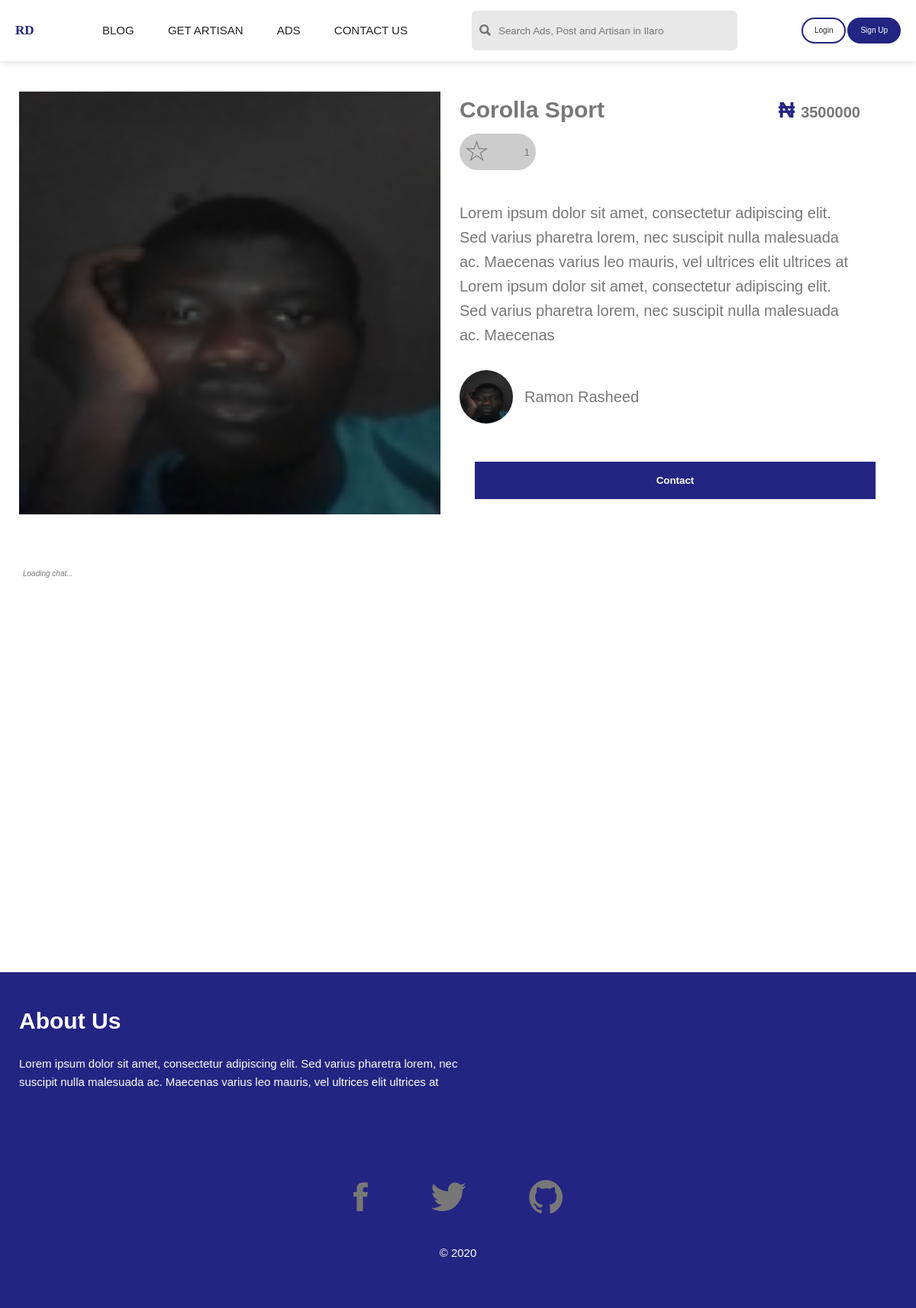
Before: /ads/e7500338-8b1c-4d89-b0fb-710207b4b720/ with the older database file.
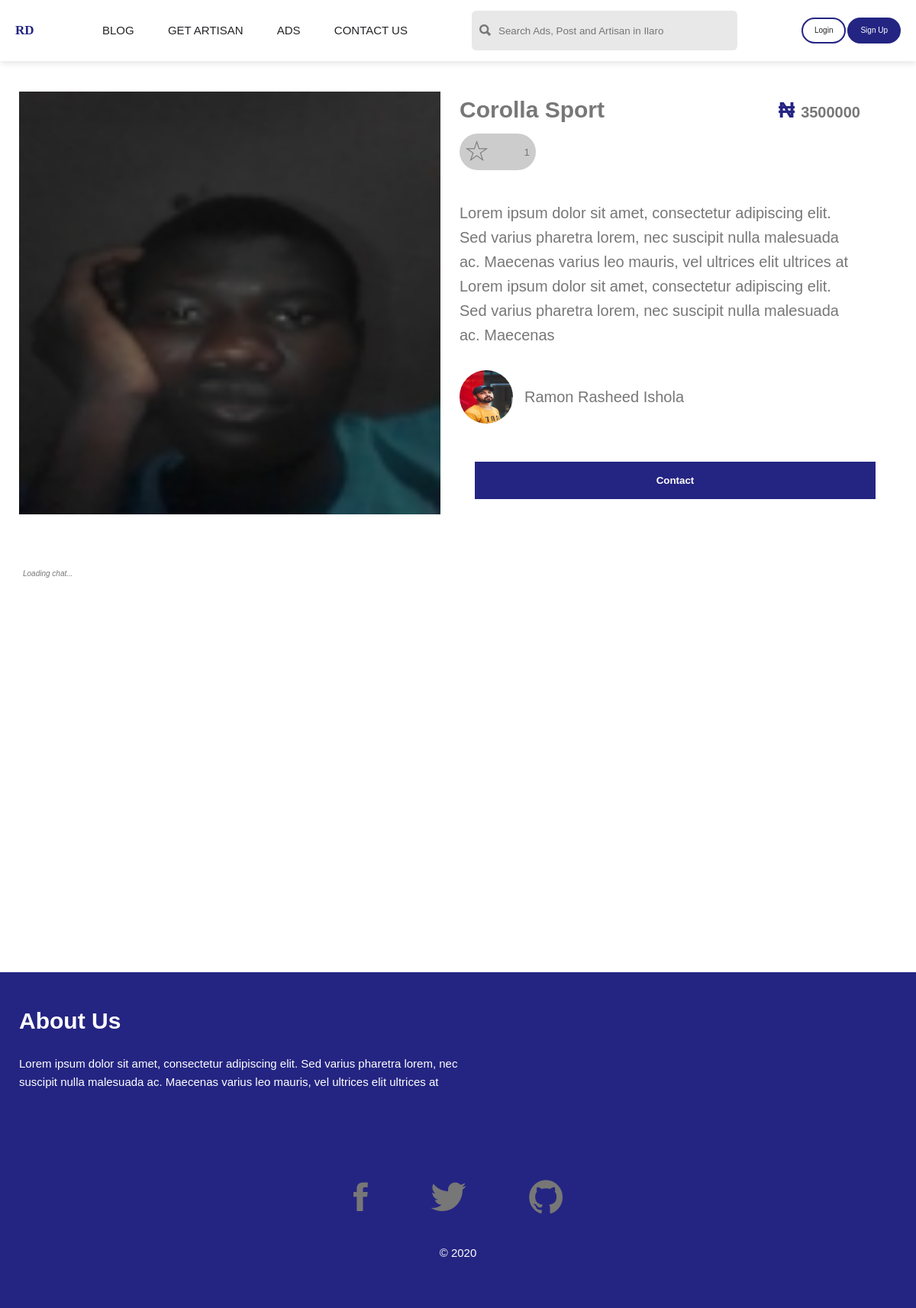
After: the same page with the newer database file.
### main/models.py (models this page shows, shortened)
class AdImage(models.Model):
    id = models.UUIDField(primary_key=True, default=uuid.uuid4, editable=False)
    ad = models.ForeignKey(Ad, on_delete=models.CASCADE)
    image = models.ImageField()

class Ad(models.Model):
    cat = [
        ('phones', 'Phones and Tablets'),
        ('computers', 'Computers and Accessories'),
        ('cars', 'Cars'),
        ('home', 'Home and Kicthen'),
        ('babies', 'Kids and Toys'),
        ('electronic', 'Electronics'),
    ]
    id = models.UUIDField(primary_key=True, default=uuid.uuid4, editable=False)
    user = models.ForeignKey(MyUser, on_delete=models.CASCADE)
    title = models.CharField(max_length=60)
    description = models.TextField(max_length=300)
    categories = models.CharField(max_length=300, choices=cat)
    location = models.CharField(max_length=100, default="Ilaro Ogun State")
    price = models.PositiveIntegerField()
    liked = models.ManyToManyField(
        MyUser, default=None, blank=True, related_name="liked")
    boosted = models.BooleanField(default=False)
    created_at = models.DateTimeField(auto_now_add=True)

### myAuth/models.py (models this page shows, shortened)
class MyUser(AbstractBaseUser):
    id = models.UUIDField(primary_key=True, default=uuid.uuid4, editable=False)
    email = models.EmailField(verbose_name="email", max_length=60, unique=True)
    date_joined = models.DateTimeField(
        verbose_name='date joined', auto_now_add=True)
    last_login = models.DateTimeField(verbose_name='last login', auto_now=True)
    is_admin = models.BooleanField(default=False)
    is_active = models.BooleanField(default=True)
    is_staff = models.BooleanField(default=False)
    is_superuser = models.BooleanField(default=False)
    fullname = models.CharField(max_length=60)
    phone = models.PositiveIntegerField()
    photo = models.ImageField(default="default.jpg")
    is_artisan = models.BooleanField(default=False)
    USERNAME_FIELD = 'email'
    REQUIRED_FIELDS = ['fullname', 'phone']
    objects = MyUserManager()

### main/views.py (the view)
# urls.py: path("ads/<str:id>/", ads_details_view, name="ads_details"),
def ads_details_view(request, id):
    ad = get_object_or_404(Ad, id=id)
    imgs = AdImage.objects.filter(ad=ad.id)
    context = {
        "ad": ad,
        "images": imgs
    }
    return render(request, 'ads/adsDetails.html', context)

### razboy/middwares.py (called while the page is built)
def open_access_middleware(get_response):
    def middleware(request):
        response = get_response(request)
        response["Access-Control-Allow-Origin"] = "*"
        response["Access-Control-Allow-Headers"] = "*"
        return response
    return middleware

### templates/ads/adsDetails.html (shortened to what this page needs)
{% extends 'base.html' %}
{% block r %}r{% endblock r %}
{% block content %}
<section class="details-container">
  <div class="details-images">
    <div class="image-view">
      <figure class="image-fig-view">
        <img class="img-view" src="{{ images.0.image.url }}" alt="Image 1" />
      </figure>
    </div>
  </div>
  <div class="details-info">
    <div class="details-top">
      <h3 class="details-title">{{ ad.title }}</h3>
      <p class="details-big">
        <span class="cur">&#8358;</span>
        <span class="price">
          {{ ad.price }}
        </span>
      </p>
    </div>
    <div class="details-body">
      <form action="{% url 'like_ad' ad.pk %}" method="POST">
        <button type="submit" name="ad_id" class="btn-like" value="{{ ad.id }}"
          style="border: none; background: #ccc; cursor: pointer; outline: none">
          <i class="ion-ios-star-outline"></i>
          <p class="likes-count">{{ ad.liked.count }}</p>
        </button>
      </form>
      <div class="details-des">
        <p class="text">
          {{ ad.description }}
        </p>
      </div>
    </div>
    <div class="details-bottom">
      <div class="seller-info">
        <img class="seller-img" src="{{ ad.user.photo.url }}" alt="" />
        <h5 class="seller-name">{{ ad.user.fullname }}</h5>
      </div>
      <button class="btn-chat" type="submit">Contact</button>
    </div>
  </div>
</section>
<div id="talkjs-container" style="width: 90%; margin: 30px; height: 500px">
  <i>Loading chat...</i>
</div>
{% endblock content %}

### templates/base.html (shortened to what this page needs)
{% load static %}
<!DOCTYPE html>
<html lang="en">
<head>
  <link href='https://api.mapbox.com/mapbox-gl-js/v1.12.0/mapbox-gl.css' rel='stylesheet' />
  <link rel="stylesheet" href="{% static 'css/ionicons.min.css' %}" />
  <link rel="stylesheet" href="{% static 'css/style.css' %}" />
</head>
<body>
  <div class="container{% block r %} Replace This {% endblock r %}">
    <nav class="navigation">
      <div class="logo-box">
        <a class="logo" href="{% url 'home' %}"> RD </a>
      </div>
      <div class="nav-links">
        <a class="links" href="{% url 'blogs' %}">Blog</a>
        <a class="links" href="{% url 'artisan' %}">Get Artisan</a>
        <a class="links" href="{% url 'ads' %}">Ads</a>
        <a class="links" href="#contact-section">Contact Us</a>
      </div>
      <form class="search-box" action="{% url 'search_view' %}">
        <i class="ion-search"></i>
        <input type="text" placeholder="Search Ads, Post and Artisan in Ilaro" name="query" />
      </form>
      {% if request.user.is_authenticated %}
      <div class="login-group">
        <a class="" style="font-size: 1.5rem; text-transform: uppercase; margin-right: 2rem;"
          href="{% url 'profile' %}">{{ request.user.get_name }}</a>
        <a class="" style="font-size: 1.5rem; text-transform: uppercase;" href="{% url 'logout' %}">Logout</a>
      </div>
      {% else %}
      <div class="nav-btn-group">
        <a class="nav-btn full" href="{% url 'login' %}">Login</a>
        <a class="nav-btn ghost" href="{% url 'register' %}">Sign Up</a>
      </div>
      {% endif %}
    </nav>
    {% block content %} Replace This {% endblock %}
    <footer class="footer">
      <div class="footer-box">
        <h2 class="footer-heading">About Us</h2>
        <p class="footer-text">
          Lorem ipsum dolor sit amet, consectetur adipiscing elit. Sed varius
          pharetra lorem, nec suscipit nulla malesuada ac. Maecenas varius leo
          mauris, vel ultrices elit ultrices at
        </p>
      </div>
      <div class="footer-bottom">
        <a class="social" href="#">
          <i class="ion-social-facebook"></i>
        </a>
        <a class="social" href="#">
          <i class="ion-social-twitter"></i>
        </a>
        <a class="social" href="#">
          <i class="ion-social-github"></i>
        </a>
      </div>
      <p class="footer-text copy">
        &copy;
      </p>
    </footer>
  </div>
</body>
</html>

### static/css/style.css (style rules this page uses)
button,a { cursor: pointer; }
html { font-size: 62.5%; }
body { font-size: 1rem; font-family: "Gill Sans", sans-serif; color: #777; line-height: 1.6; font-weight: 300; position: relative; }
.navigation { grid-column: 1/-1; display: flex; justify-content: space-between; align-items: center; padding: 0px 20px; height: 8rem; position: sticky; top: 0; left: 0; z-index: 9999; background-color: #fff; box-shadow: 0px 3px 8px rgba(0, 0, 0, 0.1) }
.logo-box { width: 3rem; }
.logo { color: #242582; font-size: 1.7rem; font-weight: 700; font-family: cursive; }
.nav-links { width: 40rem; display: flex; justify-content: space-between; }
.links { font-size: 1.5rem; color: #242528; font-weight: 400; text-transform: uppercase; position: relative; }
.links::after { display: block; content: ""; position: absolute; left: 0; bottom: -0.5rem; width: 0%; border-bottom: 2px solid #242528; transition: 0.3s; }
.nav-btn-group { width: 13rem; display: flex; justify-content: space-between; }
.nav-btn { padding: 0.7rem 1.5rem; color: #242528; font-size: 1rem; border: 2px solid #242582; border-radius: 20rem; }
.ghost { background-color: #242582; color: #fff; }
.search-box { width: 30%; background-color: #e8e8e8; display: flex; align-items: center; padding: 1rem; justify-content: space-between; border-radius: 6px; }
.search-box i { font-size: 200%; }
.search-box input { flex: 1; background-color: #e8e8e8; border: none; margin-left: 0.5rem; padding: 0.5rem; }
.footer { background-color: #242582; grid-column: 1/-1; padding: 4rem 2.5rem; color: #fff; }
.footer-box { width: 50%; }
.footer-heading { font-size: 3rem; color: #fff; margin-bottom: 2rem; }
.footer-text { font-size: 1.5rem; color: #fff; margin-bottom: 2rem; font-weight: 500; }
.footer-bottom { width: 60%; margin: 10rem auto; text-align: center; margin-bottom: 2rem; }
.social:not(:first-child) { margin-left: 2rem; }
.social i { font-size: 500%; color: #fff; font-weight: 700; padding: 3rem; }
.copy { text-align: center; }
.details-container { width: 100%; padding: 4rem 2.5rem; display: flex; align-items: stretch; }
.details-images { width: 48%; display: flex; align-items: center; justify-content: space-between; }
.image-view { width: 100%; align-self: stretch; }
.image-fig-view { width: 100%; height: 100%; }
.img-view { width: 100%; height: 100%; object-fit: cover; display: block; }
.details-info { padding: 0rem 2.5rem; width: 50%; }
.details-top { width: 100%; display: flex; justify-content: space-between; align-items: center; }
.details-title { font-size: 3rem; }
.details-big { font-weight: 700; justify-self: flex-end; }
.cur { font-size: 3rem; color: #242582; }
.price { font-size: 2rem; margin-left: 0.5rem; }
.details-body { margin-top: 0.7rem; width: 100%; }
.btn-like { padding: 0.5rem 0.8rem; display: flex; justify-content: space-between; border-radius: 200px; align-items: center; width: 10rem; background-color: #f7f7f7; }
.btn-like i { font-size: 250%; }
.details-des { margin-top: 4rem; }
.details-des p { font-size: 2rem; }
.details-bottom { width: 100%; margin-top: 3rem; }
.seller-info { display: flex; align-items: center; margin-bottom: 3rem; }
.seller-img { height: 7rem; width: 7rem; border-radius: 50%; }
.seller-name { margin-left: 1.5rem; font-size: 2rem; font-weight: 400; }
.btn-chat { width: 100%; margin: 2rem; padding: 1.7rem; border: none; background-color: #242582; color: #fff; font-weight: 700; }

Changed rows visible on the page:
changed through a linked row, Ad "Corolla Sport": user.photo: a different picture; user.fullname "Ramon Rasheed" → "Ramon Rasheed Ishola"
